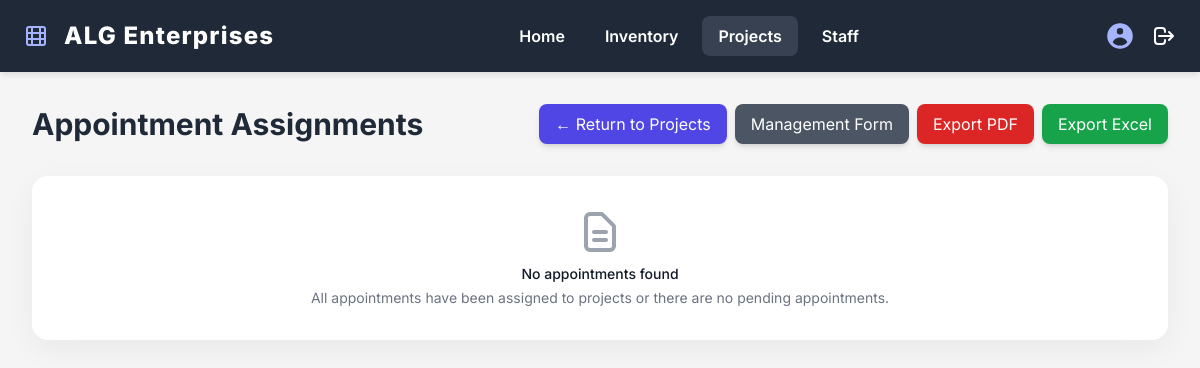
Before: /Website/Admin/appointing.php with the older database file.
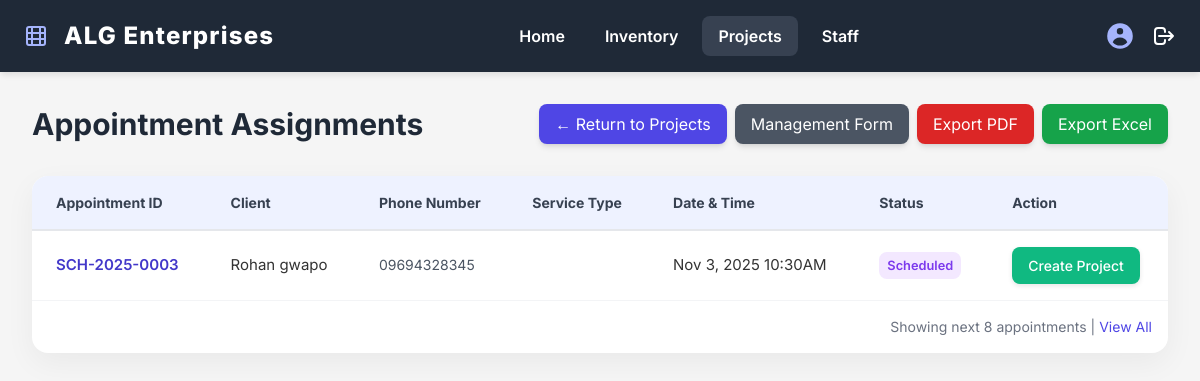
After: the same page with the newer database file.
### tables this page shows
CREATE TABLE `appointment_sched` (
  `sched_id` int(11) NOT NULL,
  `Services_id` int(11) DEFAULT NULL,
  `ScheduleDate` datetime DEFAULT NULL,
  `customer_id` int(11) DEFAULT NULL,
  `appointment_type` enum('Service','Consultation','Purchase Materials','N/A') NOT NULL DEFAULT 'N/A',
  `appointment_description` text DEFAULT NULL,
  `project_id` int(11) DEFAULT NULL
);

CREATE TABLE `customers` (
  `Customer_id` int(11) NOT NULL,
  `Name` varchar(50) NOT NULL,
  `Email` varchar(50) DEFAULT NULL,
  `PhoneNumber` varchar(20) DEFAULT NULL,
  `Address` varchar(50) DEFAULT NULL
);

### Website/Admin/appointing.php (the view, shortened to what the changed rows need)
<?php
include "../../db.php";
$sql_appointments = "
    -- Schedules without projects
    SELECT
        ss.sched_id AS Orders_id,
        ss.ScheduleDate AS schedule_date,
        c.Name AS ClientName,
        c.PhoneNumber AS ClientPhone,
        'Scheduled' AS Status,
        ss.project_id AS Project_id,
        COALESCE(ss.appointment_type, 'Appointment') AS ServiceName,
        'Schedule' AS SourceType
    FROM
        appointment_sched ss
    JOIN
        Customers c ON ss.customer_id = c.customer_id
    LEFT JOIN
        Projects P ON ss.project_id = P.Project_id
    WHERE
        ss.ScheduleDate IS NOT NULL
        AND (ss.project_id IS NULL OR ss.project_id = 0 OR P.Project_id IS NULL)
    ORDER BY
        schedule_date ASC
    LIMIT 8;
";
$appointments_result = $conn->query($sql_appointments);
function formatApptId($sched_id, $date_str) {
    $year = date('Y', strtotime($date_str));
    return "SCH-" . $year . "-" . str_pad($sched_id, 4, '0', STR_PAD_LEFT);
}
function formatDateTime($date_str) {
    return date('M j, Y h:iA', strtotime($date_str));
}
function formatPhoneNumber($phone) {
    $phone = preg_replace('/[^0-9]/', '', $phone);
    return $phone;
}
?>
<!DOCTYPE html>
<html>
<head>
<script src="https://cdn.tailwindcss.com"></script>
</head>
<body>
<div class="content-area">
    <div class="flex flex-col md:flex-row justify-between items-start md:items-center mb-8">
        <h1 class="text-3xl font-bold text-gray-800 mb-4 md:mb-0">Appointment Assignments</h1>
    </div>
    <div class="table-container">
        <div class="overflow-x-auto">
        <?php if ($appointments_result && $appointments_result->num_rows > 0): ?>
            <table class="appointing-table">
                <thead>
                    <tr>
                        <th>Appointment ID</th>
                        <th>Client</th>
                        <th>Phone Number</th>
                        <th>Service Type</th>
                        <th>Date & Time</th>
                        <th>Status</th>
                        <th>Action</th>
                    </tr>
                </thead>
                <tbody>
                <?php while($row = $appointments_result->fetch_assoc()):
                    $appt_id = formatApptId($row['Orders_id'], $row['schedule_date']);
                    $appt_datetime = formatDateTime($row['schedule_date']);
                    $status_class = "status-Scheduled";
                    $source_id = $row['Orders_id'];
                    $project_id = $row['Project_id'];
                    $project_type = $row['ServiceName'];
                    $is_project_missing = empty($project_id);
                    $phone_number = formatPhoneNumber($row['ClientPhone']);
                ?>
                    <tr>
                        <td class="font-semibold text-indigo-700">
                            <?= htmlspecialchars($appt_id) ?>
                        </td>
                        <td><?= htmlspecialchars($row['ClientName']) ?></td>
                        <td>
                            <span class="text-gray-600 text-sm"><?= htmlspecialchars($phone_number) ?></span>
                        </td>
                        <td>
                        </td>
                        <td><?= htmlspecialchars($appt_datetime) ?></td>
                        <td><span class="<?= $status_class ?>"><?= htmlspecialchars($row['Status']) ?></span></td>
                        <td>
                            <div class="flex space-x-2">
                                <?php if ($is_project_missing): ?>
                                    <button type="button"
                                            class="action-button create-btn create-project-btn"
                                            data-source-id="<?= $source_id ?>"
                                            data-client-name="<?= htmlspecialchars($row['ClientName']) ?>"
                                            data-service-type="<?= htmlspecialchars($project_type) ?>">
                                        Create Project
                                    </button>
                                <?php endif; ?>
                            </div>
                        </td>
                    </tr>
                <?php endwhile; ?>
                </tbody>
            </table>
            <div class="p-4 flex justify-end text-sm text-gray-500 border-t border-gray-100">
                Showing next 8 appointments | <a href="#" class="text-indigo-600 hover:underline ml-1">View All</a>
            </div>
        <?php else: ?>
            <div class="p-8 text-center text-gray-500">
                <svg class="mx-auto h-12 w-12 text-gray-400" fill="none" viewBox="0 0 24 24" stroke="currentColor">
                    <path stroke-linecap="round" stroke-linejoin="round" stroke-width="2" d="M9 12h6m-6 4h6m2 5H7a2 2 0 01-2-2V5a2 2 0 012-2h5.586a1 1 0 01.707.293l5.414 5.414a1 1 0 01.293.707V19a2 2 0 01-2 2z" />
                </svg>
                <h3 class="mt-2 text-sm font-medium text-gray-900">No appointments found</h3>
                <p class="mt-1 text-sm text-gray-500">
                    All appointments have been assigned to projects or there are no pending appointments.
                </p>
            </div>
        <?php endif; ?>
        </div>
    </div>
</div>

Changed rows visible on the page:
added appointment_sched: appt_id "SCH-2025-0003", customer.Name "Rohan gwapo", customer.PhoneNumber "09694328345", ScheduleDate "Nov 3, 2025 10:30AM", Status "Scheduled"
Other visible differences:
text no longer shown: "No appointments found All appointments have been assigned to projects or there are no pending appointments."
text now shown: "Appointment ID Client Phone Number Service Type Date & Time Status Action Showing next 8 appointments | View All"
